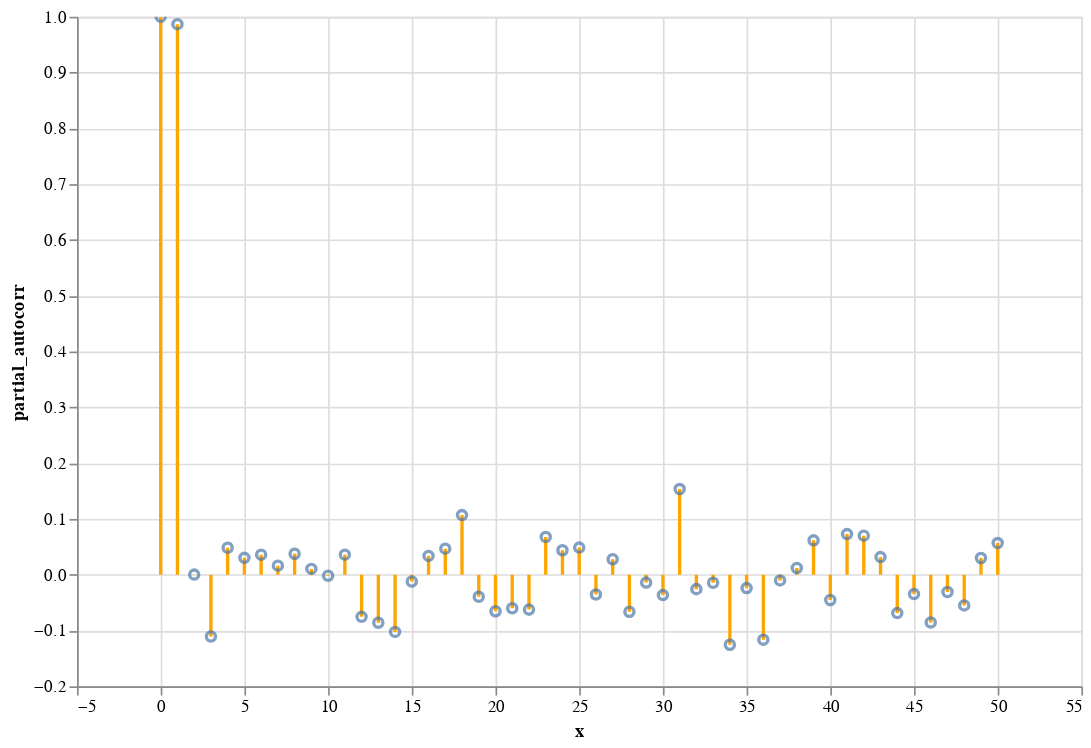

The cell this chart's notebook holds for it:
### Code cell
lags = 50
pac_a = pacf(airtel["Close"], nlags=lags)
xa = np.array(list(range(0,lags+1)))
p_a = pd.DataFrame(data={'x':xa,'partial_autocorr':pac_a})
pac_airtel = alt.Chart(p_a).mark_bar(size=2).encode(
    x="x",
    y="partial_autocorr",
    color=alt.condition(
        alt.datum.nonfarm_change > 0,
        alt.value("steelblue"),  # The positive color
        alt.value("orange")  # The negative color
    )
  ).properties(width=600,height=400).interactive()
dot_a=alt.Chart(p_a).mark_point().encode(
    x="x",
    y="partial_autocorr"
  ).properties(width=600,height=400)

pac_airtel+dot_a

### Figure 1 — Vega-Lite specification as saved in the notebook (floating-point values rounded to 4 significant figures)
{"config": {"view": {"continuousWidth": 400, "continuousHeight": 300}}, "layer": [{"mark": {"type": "bar", "size": 2}, "encoding": {"color": {"condition": {"value": "steelblue", "test": "(datum.nonfarm_change > 0)"}, "value": "orange"}, "x": {"type": "quantitative", "field": "x"}, "y": {"type": "quantitative", "field": "partial_autocorr"}}, "height": 400, "selection": {"selector011": {"type": "interval", "bind": "scales", "encodings": ["x", "y"]}}, "width": 600}, {"mark": "point", "encoding": {"x": {"type": "quantitative", "field": "x"}, "y": {"type": "quantitative", "field": "partial_autocorr"}}, "height": 400, "width": 600}], "data": {"name": "data-85298b8cd659351dcc8590b3fe34d304"}, "$schema": "https://vega.github.io/schema/vega-lite/v4.8.1.json", "datasets": {"data-85298b8cd659351dcc8590b3fe34d304": [{"x": 0, "partial_autocorr": 1.0}, {"x": 1, "partial_autocorr": 0.9867}, {"x": 2, "partial_autocorr": 0.0002915}, {"x": 3, "partial_autocorr": -0.1106}, {"x": 4, "partial_autocorr": 0.04838}, {"x": 5, "partial_autocorr": 0.03034}, {"x": 6, "partial_autocorr": 0.036}, {"x": 7, "partial_autocorr": 0.01623}, {"x": 8, "partial_autocorr": 0.03764}, {"x": 9, "partial_autocorr": 0.01042}, {"x": 10, "partial_autocorr": -0.001848}, {"x": 11, "partial_autocorr": 0.03592}, {"x": 12, "partial_autocorr": -0.07546}, {"x": 13, "partial_autocorr": -0.08609}, {"x": 14, "partial_autocorr": -0.1024}, {"x": 15, "partial_autocorr": -0.0121}, {"x": 16, "partial_autocorr": 0.03375}, {"x": 17, "partial_autocorr": 0.04672}, {"x": 18, "partial_autocorr": 0.1069}, {"x": 19, "partial_autocorr": -0.03947}, {"x": 20, "partial_autocorr": -0.06539}, {"x": 21, "partial_autocorr": -0.06}, {"x": 22, "partial_autocorr": -0.06252}, {"x": 23, "partial_autocorr": 0.06761}, {"x": 24, "partial_autocorr": 0.04388}, {"x": 25, "partial_autocorr": 0.04861}, {"x": 26, "partial_autocorr": -0.03535}, {"x": 27, "partial_autocorr": 0.02772}, {"x": 28, "partial_autocorr": -0.06629}, {"x": 29, "partial_autocorr": -0.01408}, {"x": 30, "partial_autocorr": -0.03641}, {"x": 31, "partial_autocorr": 0.1536}, {"x": 32, "partial_autocorr": -0.02578}, {"x": 33, "partial_autocorr": -0.01436}, {"x": 34, "partial_autocorr": -0.1254}, {"x": 35, "partial_autocorr": -0.02395}, {"x": 36, "partial_autocorr": -0.1163}, {"x": 37, "partial_autocorr": -0.01014}, {"x": 38, "partial_autocorr": 0.01205}, {"x": 39, "partial_autocorr": 0.06165}, {"x": 40, "partial_autocorr": -0.04529}, {"x": 41, "partial_autocorr": 0.07281}, {"x": 42, "partial_autocorr": 0.07005}, {"x": 43, "partial_autocorr": 0.03167}, {"x": 44, "partial_autocorr": -0.06868}, {"x": 45, "partial_autocorr": -0.03466}, {"x": 46, "partial_autocorr": -0.08551}, {"x": 47, "partial_autocorr": -0.0309}, {"x": 48, "partial_autocorr": -0.05492}, {"x": 49, "partial_autocorr": 0.03002}, {"x": 50, "partial_autocorr": 0.0568}]}}
